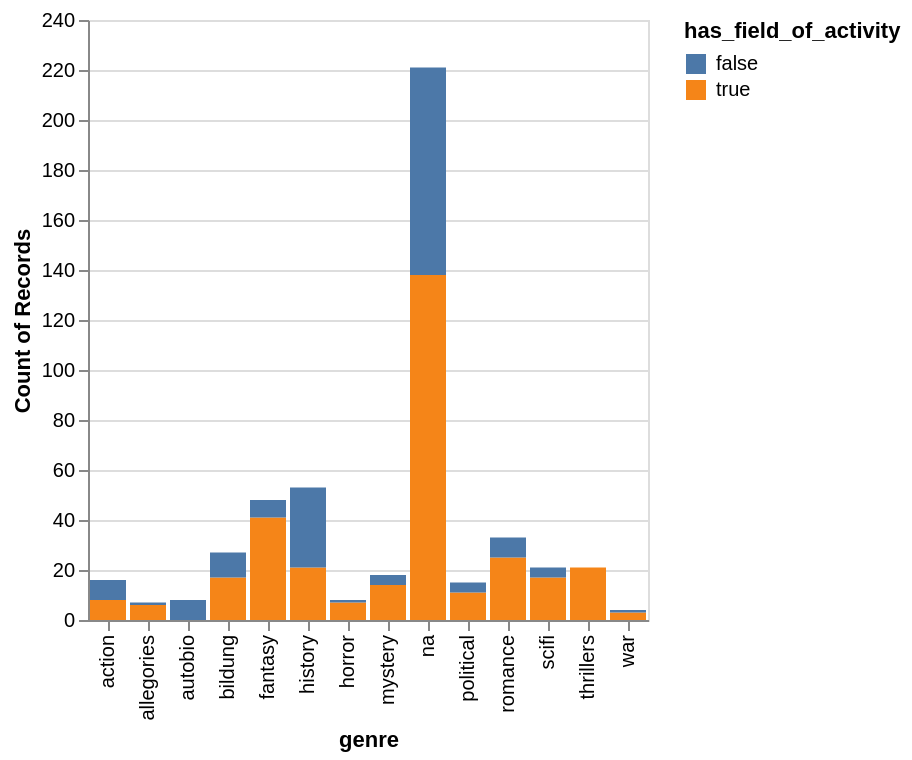

Notebook code for this chart:
### Code cell
# Compare genre counts by metadata availability.
alt.Chart(novels_df).mark_bar().encode(
	x="genre",
	y="count()",
	color="has_field_of_activity:N"
)

### Figure 1 — Vega-Lite specification as saved in the notebook (floating-point values rounded to 4 significant figures; data arrays with more than 128 entries replaced by an {"elided": "..."} marker saying what was removed)
{"config": {"view": {"continuousWidth": 300, "continuousHeight": 300}}, "data": {"name": "data-d81af5713cba25d14465301d0d9299b8"}, "mark": {"type": "bar"}, "encoding": {"color": {"field": "has_field_of_activity", "type": "nominal"}, "x": {"field": "genre", "type": "nominal"}, "y": {"aggregate": "count", "type": "quantitative"}}, "$schema": "https://vega.github.io/schema/vega-lite/v6.1.0.json", "datasets": {"data-d81af5713cba25d14465301d0d9299b8": {"elided": "500 records"}}}
